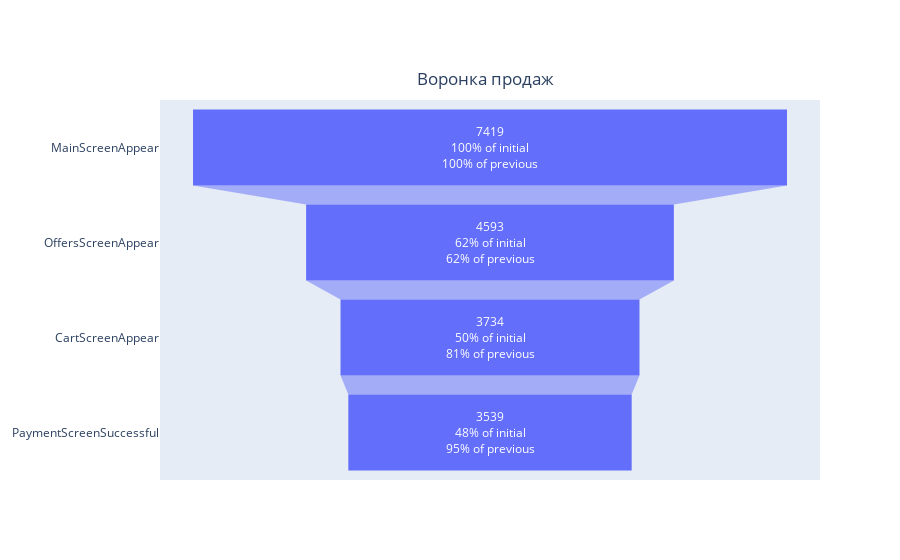

This figure's notebook cell:
### Markdown cell above
Добавим визуализацию воронки продаж.

### Code cell
fig = go.Figure()
fig = go.Figure(go.Funnel(
    y = pt_data[:4].reset_index()['event'],
    x = pt_data[:4].reset_index()['userId'],
    textinfo = "value+percent previous + percent initial",
    hoverinfo = "percent initial+percent previous")
    )



fig.update_layout(
    title={
        'text': "Воронка продаж",
        'y':0.87,
        'x':0.539,
        'xanchor': 'center',
        'yanchor': 'top'})
fig.show()

### Figure 1 — Plotly figure (JSON) as saved in the notebook; plotly's stock layout.template omitted (floating-point values rounded to 4 significant figures)
{"data": [{"hoverinfo": "percent initial+percent previous", "textinfo": "value+percent previous+percent initial", "type": "funnel", "x": [7419, 4593, 3734, 3539], "y": ["MainScreenAppear", "OffersScreenAppear", "CartScreenAppear", "PaymentScreenSuccessful"]}], "layout": {"title": {"text": "Воронка продаж", "x": 0.539, "xanchor": "center", "y": 0.87, "yanchor": "top"}}}
